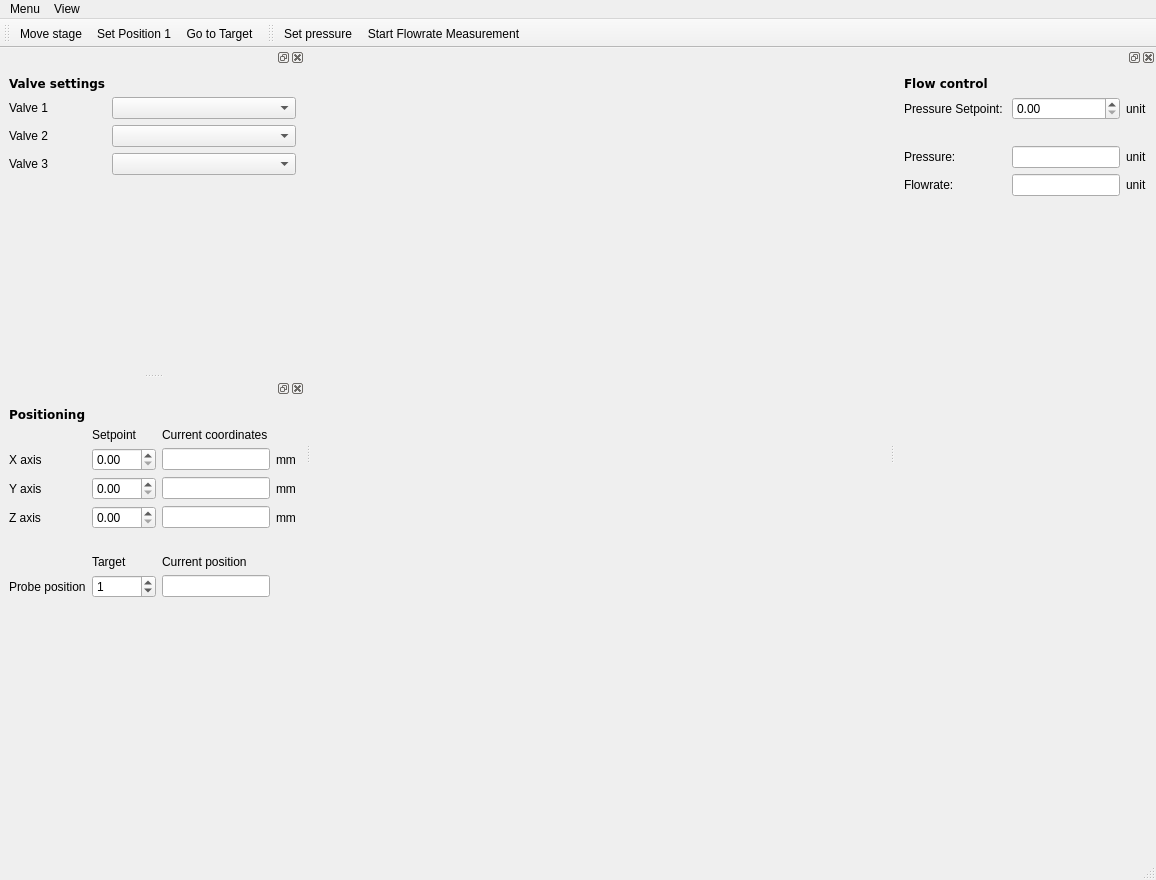
<?xml version="1.0" encoding="UTF-8"?>
<ui version="4.0">
 <class>MainWindow</class>
 <widget class="QMainWindow" name="MainWindow">
  <property name="geometry">
   <rect>
    <x>0</x>
    <y>0</y>
    <width>1156</width>
    <height>880</height>
   </rect>
  </property>
  <property name="windowTitle">
   <string>Fluidics</string>
  </property>
  <widget class="QWidget" name="centralwidget"/>
  <widget class="QMenuBar" name="menubar">
   <property name="geometry">
    <rect>
     <x>0</x>
     <y>0</y>
     <width>1156</width>
     <height>22</height>
    </rect>
   </property>
   <widget class="QMenu" name="menuMenu">
    <property name="title">
     <string>Menu</string>
    </property>
    <addaction name="close_MenuAction"/>
   </widget>
   <widget class="QMenu" name="menuView">
    <property name="title">
     <string>View</string>
    </property>
    <addaction name="valves_dockwidget_view_Action"/>
    <addaction name="flowcontrol_dockwidget_view_Action"/>
    <addaction name="positioning_dockwidget_view_Action"/>
   </widget>
   <addaction name="menuMenu"/>
   <addaction name="menuView"/>
  </widget>
  <widget class="QStatusBar" name="statusbar"/>
  <widget class="QDockWidget" name="valves_DockWidget">
   <attribute name="dockWidgetArea">
    <number>1</number>
   </attribute>
   <widget class="QWidget" name="dockWidgetContents">
    <layout class="QHBoxLayout" name="horizontalLayout">
     <item>
      <layout class="QFormLayout" name="formLayout">
       <item row="1" column="0">
        <widget class="QLabel" name="valve1_Label">
         <property name="text">
          <string>Valve 1</string>
         </property>
        </widget>
       </item>
       <item row="1" column="1">
        <widget class="QComboBox" name="valve1_ComboBox"/>
       </item>
       <item row="2" column="0">
        <widget class="QLabel" name="valve2_Label">
         <property name="text">
          <string>Valve 2</string>
         </property>
        </widget>
       </item>
       <item row="2" column="1">
        <widget class="QComboBox" name="valve2_ComboBox"/>
       </item>
       <item row="3" column="0">
        <widget class="QLabel" name="valve3_Label">
         <property name="text">
          <string>Valve 3</string>
         </property>
        </widget>
       </item>
       <item row="3" column="1">
        <widget class="QComboBox" name="valve3_ComboBox"/>
       </item>
       <item row="0" column="0">
        <widget class="QLabel" name="label_16">
         <property name="font">
          <font>
           <family>DejaVu Sans</family>
           <weight>75</weight>
           <bold>true</bold>
          </font>
         </property>
         <property name="text">
          <string>Valve settings</string>
         </property>
        </widget>
       </item>
       <item row="4" column="0">
        <spacer name="verticalSpacer_5">
         <property name="orientation">
          <enum>Qt::Vertical</enum>
         </property>
         <property name="sizeHint" stdset="0">
          <size>
           <width>20</width>
           <height>40</height>
          </size>
         </property>
        </spacer>
       </item>
       <item row="0" column="1">
        <widget class="QLabel" name="label_17">
         <property name="text">
          <string/>
         </property>
        </widget>
       </item>
      </layout>
     </item>
    </layout>
   </widget>
  </widget>
  <widget class="QDockWidget" name="pump_DockWidget">
   <attribute name="dockWidgetArea">
    <number>2</number>
   </attribute>
   <widget class="QWidget" name="dockWidgetContents_2">
    <layout class="QGridLayout" name="gridLayout_2">
     <item row="1" column="0" colspan="2">
      <widget class="QLabel" name="label_12">
       <property name="text">
        <string>Pressure Setpoint: </string>
       </property>
      </widget>
     </item>
     <item row="4" column="2">
      <widget class="QLineEdit" name="pressure_LineEdit">
       <property name="readOnly">
        <bool>true</bool>
       </property>
      </widget>
     </item>
     <item row="4" column="0">
      <widget class="QLabel" name="label_13">
       <property name="text">
        <string>Pressure:</string>
       </property>
      </widget>
     </item>
     <item row="5" column="2">
      <widget class="QLineEdit" name="flowrate_LineEdit">
       <property name="readOnly">
        <bool>true</bool>
       </property>
      </widget>
     </item>
     <item row="1" column="2">
      <widget class="QDoubleSpinBox" name="pressure_setpoint_DSpinBox">
       <property name="maximum">
        <double>50.000000000000000</double>
       </property>
      </widget>
     </item>
     <item row="1" column="3">
      <widget class="QLabel" name="pressure_unit_Label">
       <property name="text">
        <string>unit</string>
       </property>
      </widget>
     </item>
     <item row="4" column="3">
      <widget class="QLabel" name="pressure_unit_Label2">
       <property name="text">
        <string>unit</string>
       </property>
      </widget>
     </item>
     <item row="6" column="2">
      <spacer name="verticalSpacer_4">
       <property name="orientation">
        <enum>Qt::Vertical</enum>
       </property>
       <property name="sizeHint" stdset="0">
        <size>
         <width>20</width>
         <height>40</height>
        </size>
       </property>
      </spacer>
     </item>
     <item row="5" column="3">
      <widget class="QLabel" name="flowrate_unit_Label">
       <property name="text">
        <string>unit</string>
       </property>
      </widget>
     </item>
     <item row="2" column="2">
      <spacer name="verticalSpacer_3">
       <property name="orientation">
        <enum>Qt::Vertical</enum>
       </property>
       <property name="sizeType">
        <enum>QSizePolicy::Preferred</enum>
       </property>
       <property name="sizeHint" stdset="0">
        <size>
         <width>20</width>
         <height>20</height>
        </size>
       </property>
      </spacer>
     </item>
     <item row="5" column="0">
      <widget class="QLabel" name="label_14">
       <property name="text">
        <string>Flowrate:</string>
       </property>
      </widget>
     </item>
     <item row="0" column="0">
      <widget class="QLabel" name="label_18">
       <property name="font">
        <font>
         <family>DejaVu Sans</family>
         <weight>75</weight>
         <bold>true</bold>
        </font>
       </property>
       <property name="text">
        <string>Flow control</string>
       </property>
      </widget>
     </item>
    </layout>
   </widget>
  </widget>
  <widget class="QDockWidget" name="positioning_DockWidget">
   <attribute name="dockWidgetArea">
    <number>1</number>
   </attribute>
   <widget class="QWidget" name="dockWidgetContents_3">
    <layout class="QGridLayout" name="gridLayout">
     <item row="2" column="4">
      <widget class="QLabel" name="label_9">
       <property name="text">
        <string>mm</string>
       </property>
      </widget>
     </item>
     <item row="1" column="3">
      <widget class="QLabel" name="label_3">
       <property name="text">
        <string>Current coordinates</string>
       </property>
      </widget>
     </item>
     <item row="2" column="1">
      <widget class="QDoubleSpinBox" name="x_axis_position_DSpinBox">
       <property name="maximum">
        <double>200.000000000000000</double>
       </property>
      </widget>
     </item>
     <item row="5" column="1">
      <spacer name="verticalSpacer">
       <property name="orientation">
        <enum>Qt::Vertical</enum>
       </property>
       <property name="sizeType">
        <enum>QSizePolicy::Fixed</enum>
       </property>
       <property name="sizeHint" stdset="0">
        <size>
         <width>20</width>
         <height>20</height>
        </size>
       </property>
      </spacer>
     </item>
     <item row="2" column="0">
      <widget class="QLabel" name="first_axis_Label">
       <property name="text">
        <string>X axis</string>
       </property>
      </widget>
     </item>
     <item row="7" column="0">
      <widget class="QLabel" name="label_6">
       <property name="text">
        <string>Probe position</string>
       </property>
      </widget>
     </item>
     <item row="4" column="0">
      <widget class="QLabel" name="third_axis_Label">
       <property name="text">
        <string>Z axis</string>
       </property>
      </widget>
     </item>
     <item row="1" column="1">
      <widget class="QLabel" name="label_2">
       <property name="text">
        <string>Setpoint</string>
       </property>
      </widget>
     </item>
     <item row="7" column="3">
      <widget class="QLineEdit" name="probe_position_LineEdit">
       <property name="readOnly">
        <bool>true</bool>
       </property>
      </widget>
     </item>
     <item row="3" column="0">
      <widget class="QLabel" name="second_axis_Label">
       <property name="text">
        <string>Y axis</string>
       </property>
      </widget>
     </item>
     <item row="3" column="1">
      <widget class="QDoubleSpinBox" name="y_axis_position_DSpinBox">
       <property name="maximum">
        <double>200.000000000000000</double>
       </property>
      </widget>
     </item>
     <item row="6" column="3">
      <widget class="QLabel" name="label_8">
       <property name="text">
        <string>Current position</string>
       </property>
      </widget>
     </item>
     <item row="8" column="1">
      <spacer name="verticalSpacer_2">
       <property name="orientation">
        <enum>Qt::Vertical</enum>
       </property>
       <property name="sizeHint" stdset="0">
        <size>
         <width>20</width>
         <height>40</height>
        </size>
       </property>
      </spacer>
     </item>
     <item row="3" column="3">
      <widget class="QLineEdit" name="y_axis_position_LineEdit">
       <property name="readOnly">
        <bool>true</bool>
       </property>
      </widget>
     </item>
     <item row="4" column="4">
      <widget class="QLabel" name="label_11">
       <property name="text">
        <string>mm</string>
       </property>
      </widget>
     </item>
     <item row="4" column="3">
      <widget class="QLineEdit" name="z_axis_position_LineEdit">
       <property name="readOnly">
        <bool>true</bool>
       </property>
      </widget>
     </item>
     <item row="6" column="1">
      <widget class="QLabel" name="label_7">
       <property name="text">
        <string>Target</string>
       </property>
      </widget>
     </item>
     <item row="3" column="4">
      <widget class="QLabel" name="label_10">
       <property name="text">
        <string>mm</string>
       </property>
      </widget>
     </item>
     <item row="4" column="1">
      <widget class="QDoubleSpinBox" name="z_axis_position_DSpinBox">
       <property name="maximum">
        <double>150.000000000000000</double>
       </property>
      </widget>
     </item>
     <item row="7" column="1">
      <widget class="QSpinBox" name="target_probe_position_SpinBox">
       <property name="maximum">
        <number>100</number>
       </property>
       <property name="value">
        <number>1</number>
       </property>
      </widget>
     </item>
     <item row="2" column="3">
      <widget class="QLineEdit" name="x_axis_position_LineEdit">
       <property name="readOnly">
        <bool>true</bool>
       </property>
      </widget>
     </item>
     <item row="0" column="0" colspan="2">
      <widget class="QLabel" name="label_15">
       <property name="font">
        <font>
         <family>DejaVu Sans</family>
         <weight>75</weight>
         <bold>true</bold>
        </font>
       </property>
       <property name="text">
        <string>Positioning</string>
       </property>
      </widget>
     </item>
    </layout>
   </widget>
  </widget>
  <widget class="QToolBar" name="toolBar">
   <property name="windowTitle">
    <string>toolBar</string>
   </property>
   <attribute name="toolBarArea">
    <enum>TopToolBarArea</enum>
   </attribute>
   <attribute name="toolBarBreak">
    <bool>false</bool>
   </attribute>
   <addaction name="move_stage_Action"/>
   <addaction name="set_position1_Action"/>
   <addaction name="go_to_position_Action"/>
  </widget>
  <widget class="QToolBar" name="toolBar_2">
   <property name="windowTitle">
    <string>toolBar_2</string>
   </property>
   <attribute name="toolBarArea">
    <enum>TopToolBarArea</enum>
   </attribute>
   <attribute name="toolBarBreak">
    <bool>false</bool>
   </attribute>
   <addaction name="set_pressure_Action"/>
   <addaction name="start_flow_measurement_Action"/>
  </widget>
  <action name="close_MenuAction">
   <property name="text">
    <string>Close</string>
   </property>
  </action>
  <action name="set_position1_Action">
   <property name="text">
    <string>Set Position 1</string>
   </property>
  </action>
  <action name="go_to_position_Action">
   <property name="checkable">
    <bool>true</bool>
   </property>
   <property name="text">
    <string>Go to Target</string>
   </property>
  </action>
  <action name="move_stage_Action">
   <property name="checkable">
    <bool>true</bool>
   </property>
   <property name="text">
    <string>Move stage</string>
   </property>
  </action>
  <action name="set_pressure_Action">
   <property name="text">
    <string>Set pressure</string>
   </property>
  </action>
  <action name="start_flow_measurement_Action">
   <property name="checkable">
    <bool>true</bool>
   </property>
   <property name="text">
    <string>Start Flowrate Measurement</string>
   </property>
  </action>
  <action name="valves_dockwidget_view_Action">
   <property name="checkable">
    <bool>true</bool>
   </property>
   <property name="checked">
    <bool>true</bool>
   </property>
   <property name="text">
    <string>Valves dockwidget</string>
   </property>
  </action>
  <action name="flowcontrol_dockwidget_view_Action">
   <property name="checkable">
    <bool>true</bool>
   </property>
   <property name="checked">
    <bool>true</bool>
   </property>
   <property name="text">
    <string>Flowcontrol dockwidget</string>
   </property>
  </action>
  <action name="positioning_dockwidget_view_Action">
   <property name="checkable">
    <bool>true</bool>
   </property>
   <property name="checked">
    <bool>true</bool>
   </property>
   <property name="text">
    <string>Positioning dockwidget</string>
   </property>
  </action>
 </widget>
 <resources/>
 <connections>
  <connection>
   <sender>flowcontrol_dockwidget_view_Action</sender>
   <signal>triggered(bool)</signal>
   <receiver>pump_DockWidget</receiver>
   <slot>setVisible(bool)</slot>
   <hints>
    <hint type="sourcelabel">
     <x>-1</x>
     <y>-1</y>
    </hint>
    <hint type="destinationlabel">
     <x>995</x>
     <y>455</y>
    </hint>
   </hints>
  </connection>
  <connection>
   <sender>pump_DockWidget</sender>
   <signal>visibilityChanged(bool)</signal>
   <receiver>flowcontrol_dockwidget_view_Action</receiver>
   <slot>setChecked(bool)</slot>
   <hints>
    <hint type="sourcelabel">
     <x>995</x>
     <y>455</y>
    </hint>
    <hint type="destinationlabel">
     <x>-1</x>
     <y>-1</y>
    </hint>
   </hints>
  </connection>
  <connection>
   <sender>positioning_dockwidget_view_Action</sender>
   <signal>triggered(bool)</signal>
   <receiver>positioning_DockWidget</receiver>
   <slot>setVisible(bool)</slot>
   <hints>
    <hint type="sourcelabel">
     <x>-1</x>
     <y>-1</y>
    </hint>
    <hint type="destinationlabel">
     <x>184</x>
     <y>615</y>
    </hint>
   </hints>
  </connection>
  <connection>
   <sender>positioning_DockWidget</sender>
   <signal>visibilityChanged(bool)</signal>
   <receiver>positioning_dockwidget_view_Action</receiver>
   <slot>setChecked(bool)</slot>
   <hints>
    <hint type="sourcelabel">
     <x>184</x>
     <y>615</y>
    </hint>
    <hint type="destinationlabel">
     <x>-1</x>
     <y>-1</y>
    </hint>
   </hints>
  </connection>
  <connection>
   <sender>valves_dockwidget_view_Action</sender>
   <signal>triggered(bool)</signal>
   <receiver>valves_DockWidget</receiver>
   <slot>setVisible(bool)</slot>
   <hints>
    <hint type="sourcelabel">
     <x>-1</x>
     <y>-1</y>
    </hint>
    <hint type="destinationlabel">
     <x>184</x>
     <y>210</y>
    </hint>
   </hints>
  </connection>
  <connection>
   <sender>valves_DockWidget</sender>
   <signal>visibilityChanged(bool)</signal>
   <receiver>valves_dockwidget_view_Action</receiver>
   <slot>setChecked(bool)</slot>
   <hints>
    <hint type="sourcelabel">
     <x>184</x>
     <y>210</y>
    </hint>
    <hint type="destinationlabel">
     <x>-1</x>
     <y>-1</y>
    </hint>
   </hints>
  </connection>
 </connections>
</ui>
